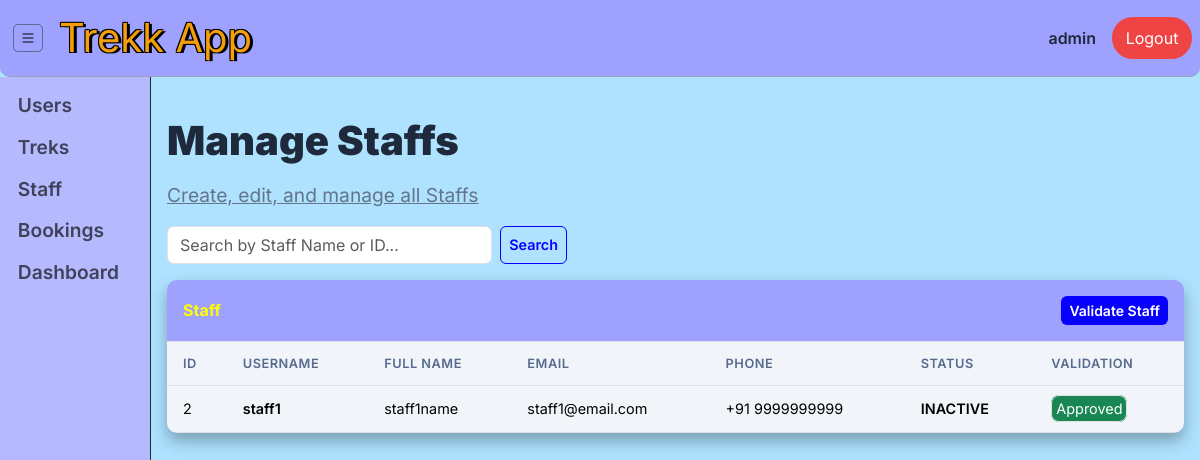
The app's page /admin/staff (signed in) with its own data.
### models.py (models this page shows, shortened)
class USER(UserMixin, db.Model): # user table(entity)
    __tablename__ = 'user'
    user_id = db.Column(db.Integer, primary_key=True, autoincrement=True) #user_id (primary key)
    username = db.Column(db.String(150), unique=True,nullable=False)
    email = db.Column(db.String(250),unique=True,nullable=False)
    fullname = db.Column(db.String(150),nullable=False)
    password = db.Column(db.String(250),nullable=False)
    phone_number = db.Column(db.String(20),nullable=True)
    role = db.Column(db.String(50),nullable=False, default="user") # user ,staff, admin
    status = db.Column(db.String(50),nullable=False, default="pending") # approved or rejected or blacklisted
    curr_status = db.Column(db.String(50),nullable=False, default="inactive")# active or inactive
    is_validated = db.Column(db.Boolean, default=False) # for admin to verify the user!
    qualification = db.Column(db.String(300),nullable=True) #null for users & bit mandate for staff
    date_of_create = db.Column(db.DateTime, default=datetime.utcnow)
    trek_bookings = db.relationship("BOOKING", backref="user", lazy=True)
    assigned_trek_staff = db.relationship("TREKK", backref="staff", lazy=True,  )

### routes/admin_route.py (the view)
@admin_bp.route("/staff")
@role_validator("admin")
def find_staff():
    s = request.args.get("s", "").strip()
    query = USER.query.filter_by(role="staff",status="approved")
    if s:
        search_filters = db.or_(
                    USER.name.ilike(f"%{s}%"),
                    USER.user_id == int(s) if s.isdigit() else db.false(),
                    )
        query = query.filter(db.or_(search_filters))
    staff = query.order_by(USER.date_of_create.desc()).all()
    return render_template("admin/staff.html", staff=staff, s=s)

### routes/admin_route.py (called while the page is built)
def login_validator(func):
    @wraps(func)
    def decorated(*a, **kw):
        if 'user_id' not in session:
            flash("Please Log in to your Account First!", "warning")
            return redirect(url_for('auth.main'))
        return func(*a, **kw)
    return decorated

def role_validator(*roles):
    def wrapper(func):
        @wraps(func)
        @login_validator
        def decorated(*a, **kw):
            if session.get('role') not in roles:
                flash("Invalid User! Access Forbiden.", "danger")
                return redirect(url_for('auth.main'))
            return func(*a, **kw)
        return decorated
    return wrapper

### templates/admin/staff.html (shortened to what this page needs)
{% extends "base.html" %}
{% block content %}
<div class="page-heading d-flex justify-content-between align-items-center">
  <div>
    <h2>Manage Staffs</h2>
    <u>Create, edit, and manage all Staffs </u>
  </div>
</div>
<form method="GET" action="{{ url_for('admin.find_staff') }}" class="d-flex mb-3" style="max-width: 400px;">
  <input type="text" username="s" user_id="s" value="{{ s }}" class="form-control me-2" placeholder="Search by Staff Name or ID...">
  <button class="btn btn-outline-custom" type="submit">Search</button>
</form>
<div class="table-panel">
  <div class="p-3 border-bottom d-flex justify-content-between align-items-center">
      <h6 class="mb-0 fw-bold">Staff</h6>
      <a href="{{ url_for('admin.validate_staff' ) }}" class="btn btn-sm btn-accent ">Validate Staff</a>
  </div>
  <div>
    <table class="table">
      <thead>
        <tr><th>ID</th><th>Username</th><th>Full Name</th><th>Email</th><th>Phone</th><th>status</th><th>validation</th></tr>
      </thead>
      <tbody>
      {% for st in staff %}
      <tr>
        <td>{{ st.user_id }}</td>
        <td class="fw-semibold">{{ st.username }}</td>
        <td>{{ st.fullname }}</td>
        <td>{{ st.email }}</td>
        <td>+91 {{ st.phone_number }}</td>
        <td class="fw-semibold">{{ st.curr_status|upper }}</td>
          <td>
            {% if st.status == 'blacklisted' %}
                <span class="status-badge p-1 bg-danger text-white border rounded-3">Blacklisted</span>
            {% elif st.status == 'rejected' %}
                <span class="status-badge p-1 bg-danger text-white border rounded-3">Rejected</span>
            {% elif st.status == 'approved' %}
                <span class="status-badge p-1 bg-success text-white border rounded-3">Approved</span>
            {% else %}
                <span class="status-badge p-1 bg-warning text-white border rounded-3">Pending</span>
            {% endif %}
        </td>
      </tr>
      {% else %}
      <tr><td colspan="7" class="text-muted text-center"><h5>No Staff Approved Yet!</h5><p>Approve the Pending, Staffs Requests to get started.</p></td></tr>
      {% endfor %}
      </tbody>
    </table>
  </div>
</div>
{% endblock %}

### static/css/style.css (style rules this page uses)
:root { --primary: #B5BAFF; --primary-dark: #9FA1FF; --primary-light: #AEE2FF; --btn-primary:#0800ff; --danger-light: #fca5a5; --accent: #D9F9DF; --accent-pale:#d35400; --dark: #576A8F; --gray-50: #f8fafc; --gray-100: #f1f5f9; --gray-200: #e2e8f0; --gray-400: #94a3b8; --gray-600: #64748b; --gray-800: #1e293b; --danger: #ef4444; --success: #22c55e; --warning: #f59e0b; --radius: 10px; --shadow: 0 1px 3px rgba(0,0,0,.08); --text-shadow: -1px -1px 0 #000, 1px -1px 0 #000, -1px 1px 0 #000, 3px 1px 0 #000; }
* { box-sizing: border-box; }
body { font-family: 'Inter', sans-serif; background: var(--primary-light); color: var(--gray-800); padding: 0; margin: 0; min-height: 100vh; }
.page-heading { padding: 1.5rem 0 1rem; }
.page-heading h2 { font-weight: 900; color: var(--gray-800); margin-bottom: 1rem; font-size: 2.5rem; }
.page-heading u { color: var(--gray-600); font-size: 1.2rem; margin-bottom: 0; }
.table-panel { background: var(--primary-dark); border: transparent; width: 100%;border-radius: var(--radius);overflow: hidden;box-shadow: 0px 8px 16px 0px rgba(0,0,0,0.3); }
.table-panel h6 { color: yellow; }
.table-panel .table { margin-bottom: 0; }
.table-panel .table thead th { background: var(--gray-100);font-weight: 600;font-size: .8rem;text-transform: uppercase;letter-spacing: .5px;color: var(--dark);padding: .75rem 1rem; }
.table-panel .table td { padding: .75rem 1rem; vertical-align: middle; font-size: .9rem; background: var(--gray-100); }
.btn-accent { background: var(--btn-primary); color: #fff; border: none; border-radius: 6px; padding: .25rem .5rem; font-weight: 600; }
.btn-outline-custom { border: 1px solid var(--btn-primary); color: var(--btn-primary); border-radius: 6px; padding: .25rem .5rem; font-weight: 600; background: transparent; font-size: .9rem; }

### records on screen
USER: user_id "2", username "staff1", fullname "staff1name", email "staff1@email.com", phone_number "9999999999", curr_status "INACTIVE", status "Approved"

### other values on screen
{{ session.get('username','') }} "admin"
